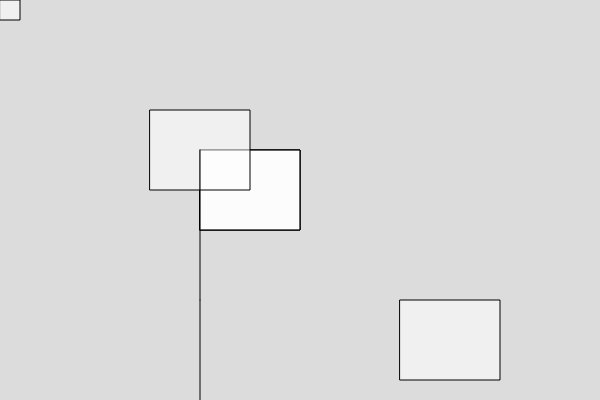
Frame 1 (no input)
Frame 60 (no input): identical to frame 1, image omitted
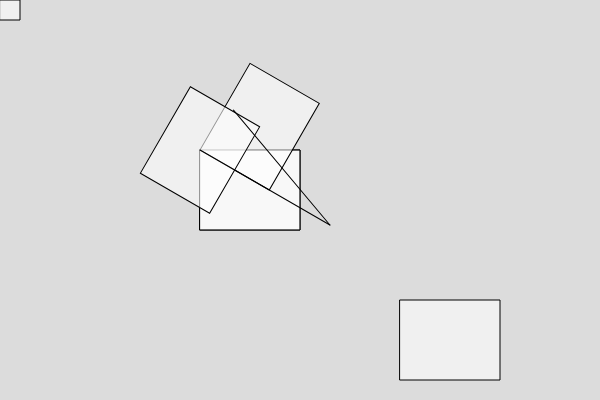
Frame 120 (the mouse pressed at the canvas centre since frame 60)

The p5.js sketch that drew these frames (run headless with seeded random() and noise() and a simulated clock; from frame 60 on, the mouse is pressed at the canvas centre):

// p5.js sketch
// ── sketch.js
function setup() {
  angleMode(DEGREES);
  createCanvas(600, 400);
}

function draw() {
  background(220);

  fill(255, 150);

  rect(200, 150, 100, 80);

  // ZeichenKoordinatenSystem Verschieben
  translate(200, 150);
  rect(200, 150, 100, 80);

  rect(0, 0, 100, 80);

  // ZeichenKoordinatenSystem Rotierenf
  rotate(mouseX);

  rect(0, 0, 100, 80);
  rect(-50, -40, 100, 80);

  // line in y-Richtung nach unten
  line(0, 0, 0, 150);

  // ans Ende der Linie verschieben
  // 150 in y-Richtung
  translate(0, 150);

  rotate(mouseY);
  line(0, 0, 0, 150);

  // Setzt alle Transformationen zurück
  // Koordinatensystem wieder ohne Rotation links oben
  resetMatrix();
  rect(0,0,20, 20);


}
